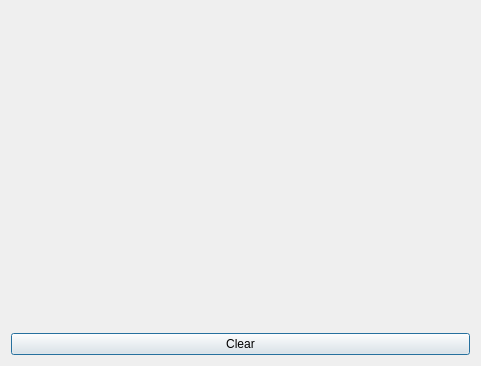
<?xml version="1.0" encoding="UTF-8"?>
<ui version="4.0">
 <class>QtOcrInputDialog</class>
 <widget class="QDialog" name="QtOcrInputDialog">
  <property name="geometry">
   <rect>
    <x>0</x>
    <y>0</y>
    <width>481</width>
    <height>366</height>
   </rect>
  </property>
  <property name="windowTitle">
   <string/>
  </property>
  <layout class="QGridLayout" name="gridLayout">
   <item row="0" column="0" colspan="3">
    <widget class="QWidget" name="ocr_widget_placeholder" native="true"/>
   </item>
   <item row="1" column="0" colspan="3">
    <widget class="QPushButton" name="button_clear">
     <property name="text">
      <string>Clear</string>
     </property>
    </widget>
   </item>
  </layout>
 </widget>
 <layoutdefault spacing="6" margin="11"/>
 <resources/>
 <connections/>
</ui>
